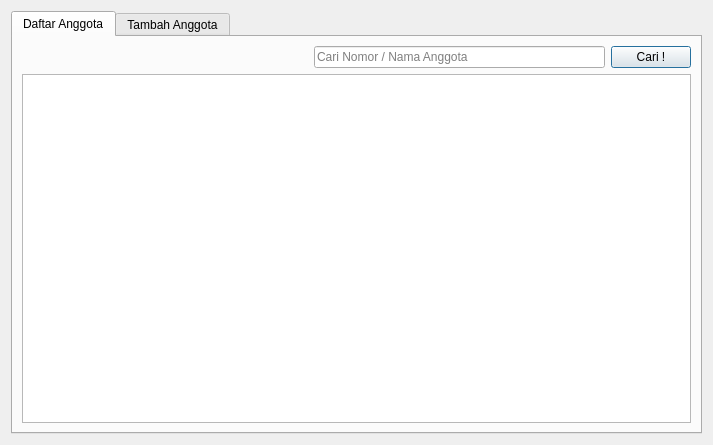
<?xml version="1.0" encoding="UTF-8"?>
<ui version="4.0">
 <class>ListAnggota</class>
 <widget class="QDialog" name="ListAnggota">
  <property name="geometry">
   <rect>
    <x>0</x>
    <y>0</y>
    <width>713</width>
    <height>445</height>
   </rect>
  </property>
  <property name="windowTitle">
   <string>Anggota Perpustakaan</string>
  </property>
  <layout class="QVBoxLayout" name="verticalLayout">
   <item>
    <widget class="QTabWidget" name="tabWidget">
     <property name="currentIndex">
      <number>0</number>
     </property>
     <widget class="QWidget" name="daftarAnggota">
      <attribute name="title">
       <string>Daftar Anggota</string>
      </attribute>
      <layout class="QVBoxLayout" name="verticalLayout_5">
       <item>
        <layout class="QHBoxLayout" name="horizontalLayout">
         <item>
          <spacer name="horizontalSpacer">
           <property name="orientation">
            <enum>Qt::Horizontal</enum>
           </property>
           <property name="sizeHint" stdset="0">
            <size>
             <width>40</width>
             <height>20</height>
            </size>
           </property>
          </spacer>
         </item>
         <item>
          <widget class="QLineEdit" name="cariAnggota">
           <property name="toolTip">
            <string>&lt;html&gt;&lt;head/&gt;&lt;body&gt;&lt;p&gt;Masukkan kata kunci berdasarkan Nomor Induk / Nama anggota&lt;/p&gt;&lt;/body&gt;&lt;/html&gt;</string>
           </property>
           <property name="placeholderText">
            <string>Cari Nomor / Nama Anggota </string>
           </property>
          </widget>
         </item>
         <item>
          <widget class="QPushButton" name="btnCari">
           <property name="text">
            <string>Cari !</string>
           </property>
          </widget>
         </item>
        </layout>
       </item>
       <item>
        <widget class="QTableView" name="tblAnggota"/>
       </item>
      </layout>
     </widget>
     <widget class="QWidget" name="tambahAnggota">
      <attribute name="title">
       <string>Tambah Anggota</string>
      </attribute>
      <layout class="QGridLayout" name="gridLayout_3">
       <item row="1" column="0">
        <layout class="QHBoxLayout" name="horizontalLayout_3">
         <item>
          <widget class="QPushButton" name="bAgtSimpan">
           <property name="focusPolicy">
            <enum>Qt::NoFocus</enum>
           </property>
           <property name="text">
            <string>F5. Simpan</string>
           </property>
           <property name="shortcut">
            <string>F5</string>
           </property>
          </widget>
         </item>
         <item>
          <widget class="QPushButton" name="btnAgtBtl">
           <property name="focusPolicy">
            <enum>Qt::NoFocus</enum>
           </property>
           <property name="text">
            <string>F12. Batal</string>
           </property>
           <property name="shortcut">
            <string>F12</string>
           </property>
          </widget>
         </item>
        </layout>
       </item>
       <item row="0" column="0">
        <layout class="QGridLayout" name="gridLayout_2">
         <item row="1" column="2">
          <widget class="QLineEdit" name="lAgtNama"/>
         </item>
         <item row="0" column="0">
          <widget class="QLabel" name="label">
           <property name="text">
            <string>No Anggota</string>
           </property>
          </widget>
         </item>
         <item row="0" column="2">
          <widget class="QLineEdit" name="lAgtNo"/>
         </item>
         <item row="2" column="2">
          <widget class="QLineEdit" name="lAgtKelas"/>
         </item>
         <item row="3" column="2">
          <widget class="QLineEdit" name="lAgtJurusan"/>
         </item>
         <item row="0" column="1">
          <widget class="QLabel" name="label_2">
           <property name="text">
            <string>:</string>
           </property>
          </widget>
         </item>
         <item row="1" column="0">
          <widget class="QLabel" name="label_3">
           <property name="text">
            <string>Nama Anggota</string>
           </property>
          </widget>
         </item>
         <item row="2" column="0">
          <widget class="QLabel" name="label_4">
           <property name="text">
            <string>Kelas</string>
           </property>
          </widget>
         </item>
         <item row="3" column="0">
          <widget class="QLabel" name="label_5">
           <property name="text">
            <string>Jurusan</string>
           </property>
          </widget>
         </item>
         <item row="1" column="1">
          <widget class="QLabel" name="label_6">
           <property name="text">
            <string>:</string>
           </property>
          </widget>
         </item>
         <item row="2" column="1">
          <widget class="QLabel" name="label_7">
           <property name="text">
            <string>:</string>
           </property>
          </widget>
         </item>
         <item row="3" column="1">
          <widget class="QLabel" name="label_8">
           <property name="text">
            <string>:</string>
           </property>
          </widget>
         </item>
        </layout>
       </item>
       <item row="2" column="0">
        <spacer name="verticalSpacer">
         <property name="orientation">
          <enum>Qt::Vertical</enum>
         </property>
         <property name="sizeHint" stdset="0">
          <size>
           <width>20</width>
           <height>40</height>
          </size>
         </property>
        </spacer>
       </item>
      </layout>
     </widget>
    </widget>
   </item>
  </layout>
 </widget>
 <tabstops>
  <tabstop>lAgtNo</tabstop>
  <tabstop>lAgtNama</tabstop>
  <tabstop>lAgtKelas</tabstop>
  <tabstop>lAgtJurusan</tabstop>
  <tabstop>tabWidget</tabstop>
 </tabstops>
 <resources/>
 <connections>
  <connection>
   <sender>cariAnggota</sender>
   <signal>returnPressed()</signal>
   <receiver>btnCari</receiver>
   <slot>click()</slot>
   <hints>
    <hint type="sourcelabel">
     <x>492</x>
     <y>62</y>
    </hint>
    <hint type="destinationlabel">
     <x>660</x>
     <y>61</y>
    </hint>
   </hints>
  </connection>
 </connections>
</ui>
